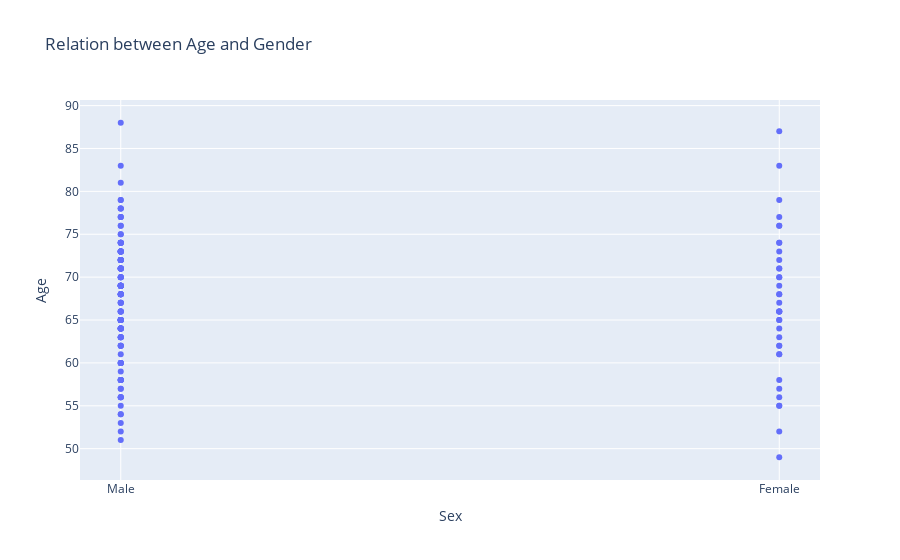

Here is the notebook cell this chart was saved with:
### Markdown cell above
- There are alot of older male patient compared to that of female patient

### Code cell
fig = go.Figure()
fig = px.scatter(train_patient_dataframe,x='Sex',y = 'Age',title = 'Relation between Age and Gender')
fig.show()

### Figure 1 — Plotly figure (JSON) as saved in the notebook; plotly's stock layout.template omitted (floating-point values rounded to 4 significant figures; data arrays with more than 128 entries replaced by an {"elided": "..."} marker saying what was removed)
{"data": [{"hovertemplate": "Sex=%{x}<br>Age=%{y}<extra></extra>", "legendgroup": "", "marker": {"color": "#636efa", "symbol": "circle"}, "mode": "markers", "name": "", "orientation": "v", "showlegend": false, "type": "scatter", "x": {"elided": "176 str values"}, "xaxis": "x", "y": {"elided": "176 int values"}, "yaxis": "y"}], "layout": {"legend": {"tracegroupgap": 0}, "title": {"text": "Relation between Age and Gender"}, "xaxis": {"anchor": "y", "domain": [0, 1], "title": {"text": "Sex"}}, "yaxis": {"anchor": "x", "domain": [0, 1], "title": {"text": "Age"}}}}
